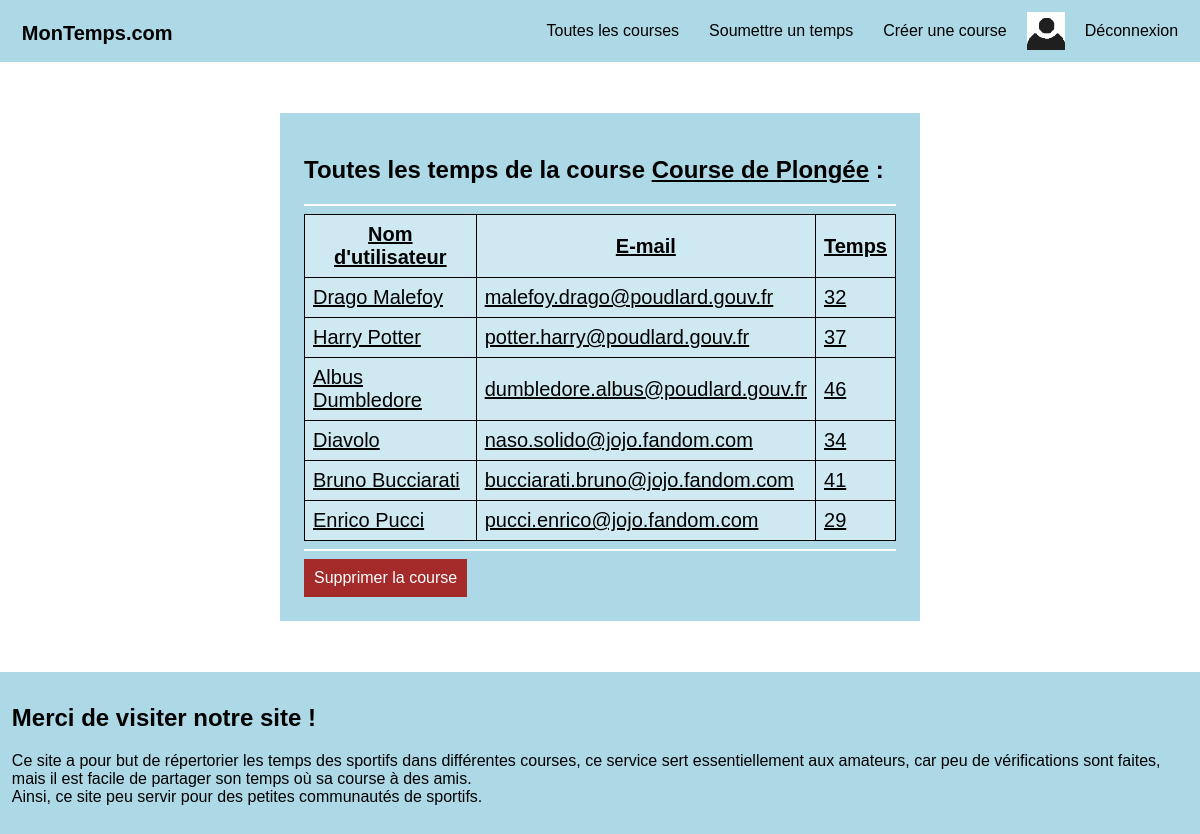
The app's page /browse.php?course=2 (signed in) with its own data.
### tables this page shows
CREATE TABLE Courses (
	"id" TEXT UNIQUE NOT NULL,
	"name" TEXT NOT NULL,
	"type" TEXT NOT NULL,
	"date" TEXT NOT NULL,
	CONSTRAINT PK_Courses PRIMARY KEY ("id")
);

CREATE TABLE Temps (
	"email" TEXT,
	"id" TEXT,
	"temps" INT,
	CONSTRAINT PK_Temps PRIMARY KEY ("email", "id", "temps"),
	CONSTRAINT FK_TempsCourse FOREIGN KEY (id) REFERENCES Courses(id),
	CONSTRAINT FK_TempsUtilisateur FOREIGN KEY (email) REFERENCES Utilisateurs(email)
);

CREATE TABLE Utilisateurs (
	"email" TEXT UNIQUE NOT NULL,
	"password" TEXT NOT NULL,
	"nickname" TEXT NOT NULL,
	"age" INT NOT NULL,
	CONSTRAINT PK_Utilisateurs PRIMARY KEY ("email"),
	CHECK("email" LIKE "%@%")
);

### browse.php (the view, shortened to what this page needs)
<?php
include "header.php";
if (isset($_GET['sort']) and !empty($_GET['sort']))
{
    $sort = $_GET['sort'];
    if (!in_array($sort, ["id", "name", "type", "date"]))
        $sort = "id";
    if ($sort == "date")
        $sort = "date DESC";
}
else
    $sort = "id";
if (isset($_GET['time']) and !empty($_GET['time'])):
?>
<section>
    <?php
    $elements = explode("\\", base64_decode($_GET['time']));
    $email = htmlspecialchars($elements[0]);
    $id = htmlspecialchars($elements[1]);
    $temps = htmlspecialchars($elements[2]);
    $result = $connexion->query(
        "SELECT nickname FROM Utilisateurs WHERE email = \"$email\""
        )->fetchAll();
    $nickname = $result[0]['nickname'];
    ?>
    <h1>Temps réalisé par <a href="browse.php?user=<?=$email?>"><?=$nickname?></a> :</h1>
    <hr>
    <table>
        <tr>
            <th>Course</th>
            <th>Temps</th>
            <th>Auteur</th>
        </tr>
        <tr>
            <?php
            $result = $connexion->query(
            "SELECT C.name, T.temps, U.nickname
            FROM Courses AS C
            JOIN Utilisateurs AS U
            JOIN Temps AS T
            ON C.id = T.id
            AND T.email = U.email
            AND T.email = \"$email\"
            AND T.id = \"$id\"
            AND T.temps = $temps"
            )->fetchAll();
            $name = $result[0]['name'];
            $time = $result[0]['temps'];
            $nickname = $result[0]['nickname'];
            echo "<td><a href=\"browse.php?course=$id\">$name</a></td>
            <td><a href=\"browse.php?user=$email\">$time</a></td>
            <td><a href=\"browse.php?user=$email\">$nickname</a></td>";
            ?>
        </tr>
    </table>
    <?php if (is_logged() and $email == $_SESSION['email']): ?>
        <hr>
        <form action="browse.php" method="POST">
            <input name="email" type="hidden" value="<?=$email?>">
            <input name="id" type="hidden" value="<?=$id?>">
            <input name="time" type="hidden" value="<?=$temps?>">
            <input name="delete_time" id="delete" type="submit" value="Supprimer mon temps">
        </form>
    <?php endif; ?>
</section>
<?php elseif (isset($_GET['course'])): ?>
<section>
    <?php
    $result = $connexion->query("SELECT name FROM Courses WHERE id = ".$_GET['course']);
    $name = $result->fetchAll()[0]['name'];
    ?>
    <h1>Toutes les temps de la course <a href="browse.php?course=<?=$_GET['course']?>"><?=$name?></a> :</h1>
    <hr>
    <table>
        <form class="browse" action="browse.php" method="GET">
            <tr>
                <th><a href="browse.php?sort=nickname">Nom d'utilisateur</a></th>
                <th><a href="browse.php?sort=email">E-mail</a></th>
                <th><a href="browse.php?sort=temps">Temps</a></th>
            </tr>
            <?php
            $result = $connexion->query(
                "SELECT U.nickname, U.email, T.temps
            FROM Temps AS T
            JOIN Utilisateurs as U
            ON U.email = T.email
            AND T.id = ".$_GET['course']."
            ORDER BY $sort"
            );
            foreach($result->fetchAll() as $row)
            {
                $user_mail = $row['email'];
                $time = base64_encode($row['email']."\\".$_GET['course']."\\".$row['temps']);
                echo "<tr>
                    <td><a href=\"browse.php?user=$user_mail\">".$row['nickname']."</a></td>
                    <td><a href=\"browse.php?user=$user_mail\">$user_mail</a></td>
                    <td><a href=\"browse.php?time=$time\">".$row['temps']."</a></td>
                </tr>";
            }
            ?>
        </form>
    </table>
    <?php
    $owned = false;
    if (is_logged())
    {
        $result = $connexion->query(
            "SELECT C.id
        FROM Courses as C
        JOIN Proprietes as P
        ON C.id = P.id
        AND C.id = ".$_GET['course']."
        AND P.email = \"".$_SESSION['email']."\""
        )->fetchAll();
        $owned = !empty($result);
    }
    if ($owned):
    ?>
        <hr>
        <form action="browse.php" method="POST">
            <input name="delete_race" id="delete" type="submit" value="Supprimer la course">
        </form>
    <?php endif; ?>
</section>
<?php endif; ?>
<?php include "footer.php"; ?>

### assets/style.css (style rules this page uses)
* { color: black; font-family: sans-serif; }
body { background-color: white; }
button, input { border: none; border-radius: 0; background-color: lightblue; padding: 10px; color: black; font-size: 16px; text-decoration: none; }
hr { border: 1px solid white; color: white; }
input { border: none; border-radius: 0; background-color: lightblue; padding: 10px; color: black; font-size: 16px; text-decoration: none; }
section { background-color: lightblue; margin: auto; margin-bottom: 5%; margin-top: 5%; padding: 2%; position: relative; width: 50%; }
table { border-collapse: collapse; display: flex; justify-content: space-around; font-size: 20px; }
td, th { background-color: rgb(206, 233, 241); border: 1px solid black; padding: 8px; }
#delete { border: none; color: white; background-color: brown; border-radius: 0; padding: 10px; }

### records on screen
courses: name "Course de Plongée"
temps: email.nickname "Drago Malefoy", email.email "malefoy.drago@poudlard.gouv.fr", temps "32"
temps: email.nickname "Harry Potter", email.email "potter.harry@poudlard.gouv.fr", temps "37"
temps: email.nickname "Albus Dumbledore", email.email "dumbledore.albus@poudlard.gouv.fr", temps "46"
temps: email.nickname "Diavolo", email.email "naso.solido@jojo.fandom.com", temps "34"
temps: email.nickname "Bruno Bucciarati", email.email "bucciarati.bruno@jojo.fandom.com", temps "41"
temps: email.nickname "Enrico Pucci", email.email "pucci.enrico@jojo.fandom.com", temps "29"

### other values on screen
NOM_SITE "MonTemps.com"
